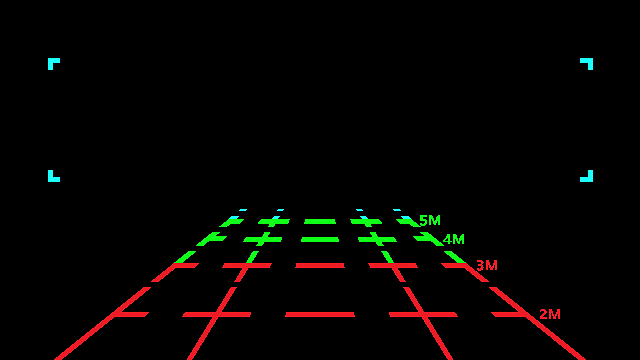
#> input picture iCan/iCan/BG.jpg, 640 x 360 px, given in place of the camera
$ python test_0610.py   (older library calls are emulated)
#> lines starting #> are read from the running program, lines starting #| are printed output that depends on the picture; after the words box and inside, x2 and y2 are one past the last pixel; in counts of white or black regions, pixels touching at a corner belong together
#coding=gbk

#from multiprocessing import Process, Queue
import numpy as np
import cv2
import camera_configs_1 as camera_configs
#import camera_configs_2 as camera_configs
import math

cv2.namedWindow("left", 0)
cv2.namedWindow("right", 0)
cv2.namedWindow("depth")
cv2.moveWindow("left", 0, 0)
cv2.moveWindow("right", 404, 0)
cv2.resizeWindow("left", 400, 300)
cv2.resizeWindow("right", 400, 300)
cv2.createTrackbar("num", "depth", 0, 10, lambda x: None)
cv2.createTrackbar("blockSize", "depth", 15, 255, lambda x: None)

camera1 = cv2.VideoCapture(0)
camera2 = cv2.VideoCapture(1)

# 设置分辨率800×600
camera1.set(3, 800)
camera1.set(4, 600)
camera2.set(3, 800)
camera2.set(4, 600)

# 添加点击事件，打印当前点的距离
def callbackFunc(e, x, y, f, p):
    if e == cv2.EVENT_LBUTTONDOWN:
        print(threeD[y][x])
        print(x)
        print(y)

cv2.setMouseCallback("depth", callbackFunc, None)

# 地面滤除
ground_filter = [
    36863, 34807, 32867, 31037, 29313,
    27689, 26160, 24721, 23368, 22096,
    20900, 19777, 18723, 17734, 16806,
    15936, 15121, 14357, 13641, 12971,
    12344, 11757, 11207, 10693, 10212,
    9762, 9341, 8947, 8579, 8234,
    7910, 7608, 7324, 7058, 6808,
    6573, 6352, 6145, 5949, 5765,
    5590, 5426, 5270, 5122, 4981,
    4848, 4720, 4599, 4483, 4372,
    4265, 4163, 4065, 3970, 3879,
    3791, 3706, 3624, 3544, 3467,
    3393, 3321, 3250, 3182, 3116,
    3052, 2990, 2930, 2872, 2815,
    2760, 2707, 2656, 2606, 2558,
    2511, 2466, 2422, 2381, 2340,
    2301, 2263, 2227, 2192, 2159,
    2126, 2095, 2065, 2036, 2008,
    1981, 1954, 1929, 1904, 1881,
    1857, 1835, 1812, 1791, 1769,
    1748, 1728, 1707, 1687, 1668,
    1648, 1629, 1610, 1591, 1573,
    1556, 1539, 1522, 1507, 1492,
    1479, 1467, 1458, 1450, 1444
]

# 数字降噪
digital_noise_reduction = np.zeros((160 * 120, 3),
    dtype = np.int16)

camera_swap_flag = False

while True:
    # 按下's'交换摄像头
    key = cv2.waitKey(1)
#> (key q is pressed here)
    if key == ord('s'):
        camera_swap_flag = not camera_swap_flag

    # 摄像头交换
    if camera_swap_flag:
        ret1, frame1 = camera2.read()
        ret2, frame2 = camera1.read()
    else:
        ret1, frame1 = camera1.read()
#> frame1 is the input picture: shape (360, 640, 3); mean B, G, R 1.7, 3.7, 5.4
        ret2, frame2 = camera2.read()

    if not ret1 or not ret2:
        break

    # 根据更正map对图片进行重构
    img1_rectified = cv2.remap(frame1, camera_configs.left_map1,
        camera_configs.left_map2, cv2.INTER_LINEAR)
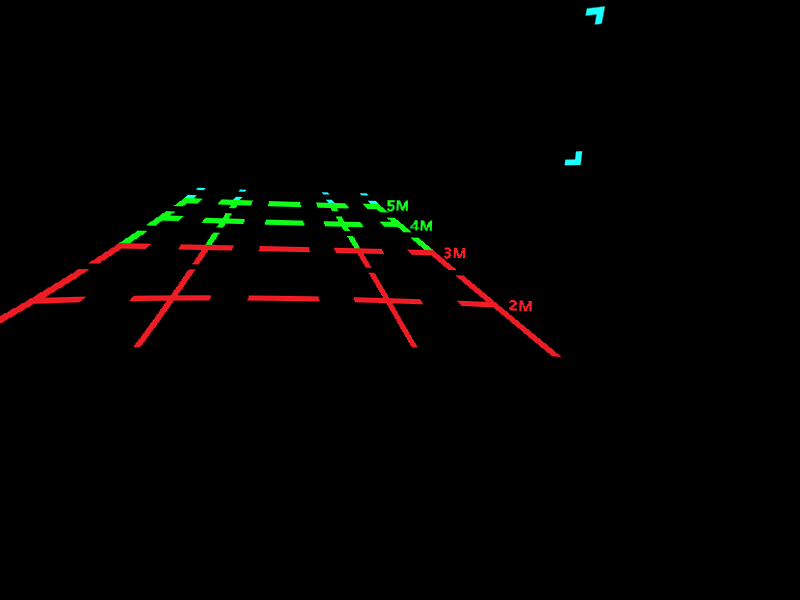
#> img1_rectified: shape (600, 800, 3); mean B, G, R 0.8, 2, 2.9
    img2_rectified = cv2.remap(frame2, camera_configs.right_map1,
        camera_configs.right_map2, cv2.INTER_LINEAR)

    # 将图片置为灰度图，为StereoBM作准备
    imgL = cv2.cvtColor(img1_rectified, cv2.COLOR_BGR2GRAY)
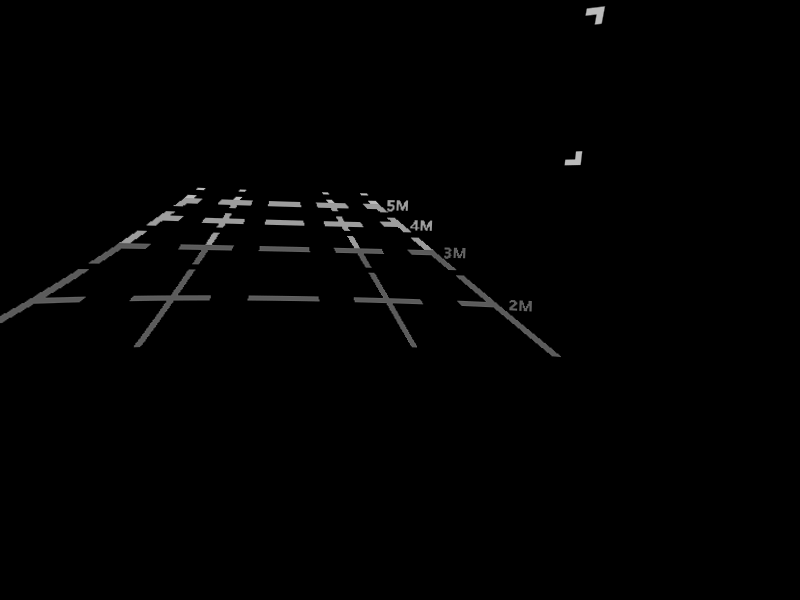
#> imgL: shape (600, 800); min 0, max 188, mean 2.1
    imgR = cv2.cvtColor(img2_rectified, cv2.COLOR_BGR2GRAY)
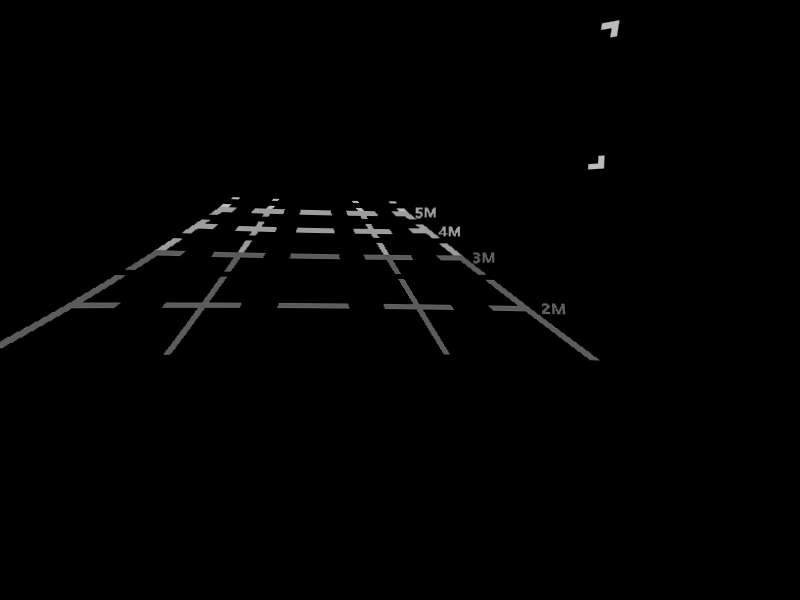
#> imgR: shape (600, 800); min 0, max 188, mean 2.1

    # 两个trackbar用来调节不同的参数查看效果
    num = cv2.getTrackbarPos("num", "depth")
    blockSize = cv2.getTrackbarPos("blockSize", "depth")
    if blockSize % 2 == 0:
        blockSize += 1
    if blockSize < 5:
        blockSize = 5

    # 根据Block Maching方法生成差异图
    stereo = cv2.StereoBM_create(numDisparities=16 * num, blockSize=blockSize)

    disparity = stereo.compute(imgL, imgR)
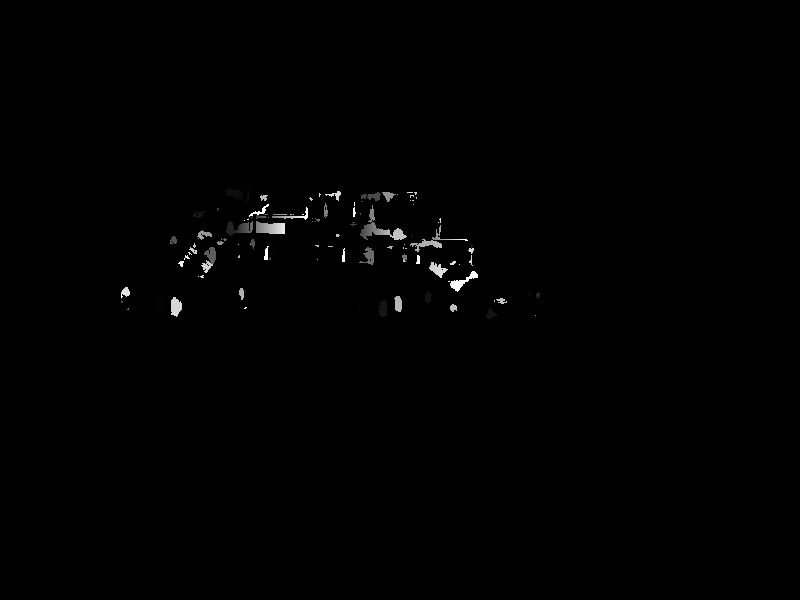
#> disparity: shape (600, 800) int16; min -16, max 1008, mean -11.1; drawn with min black and max white

    disp = cv2.normalize(disparity, disparity,
        alpha=0, beta=255, norm_type=cv2.NORM_MINMAX, dtype=cv2.CV_8U)

    # 将图片扩展至3d空间中，其z方向的值则为当前的距离
    threeD = cv2.reprojectImageTo3D(disparity.astype(np.float32) / 16.,
        camera_configs.Q)
#> threeD: shape (600, 800, 3) float32; 0.06% of the values are NaN or infinite; the others: min -19087.8, max 19213.9, mean -3922.8

    threeD = threeD.astype(np.int16)
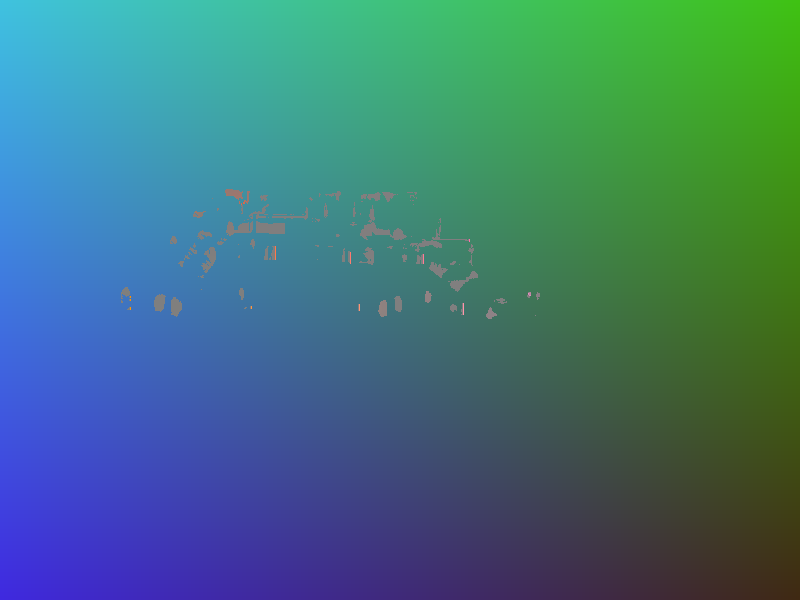
#> threeD: shape (600, 800, 3) int16; mean of channels 0, 1, 2 -853.6, -1395.4, -9510.8; drawn with min black and max white

    # 对threeD进行间隔5采样
    sampling_threeD = threeD[0 : 600 : 5, 0 : 800 : 5, 2]

    # 地面滤除
    for y in range(120):
        temp = sampling_threeD[y, :]
        temp[temp > ground_filter[y]] = -1
        #temp[temp > ground_filter[y]] = 26000

    # 将单位转换为厘米
    sampling_threeD = sampling_threeD / 10
    sampling_threeD[sampling_threeD > 1400] = 1400
    sampling_threeD[sampling_threeD < 0] = 1500
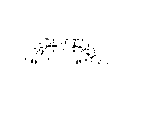
#> sampling_threeD: shape (120, 160) float64; min 0, max 1500, mean 1488.2; drawn with min black and max white
    # 转成无符号整型
    sampling_threeD = sampling_threeD.astype(np.uint16)

    # 采样
    sampling_result = sampling_threeD.copy()
    #sampling_result[sampling_result > 25000] = 0

    # 采样后效果显示
    sampling_result = sampling_result / 5.88
    cv2.namedWindow("interval sampling", 0)
    cv2.resizeWindow("interval sampling", 400, 300)
    cv2.moveWindow("interval sampling", 0, 335)
    sampling_result = sampling_result.astype(np.uint8)
    cv2.imshow("interval sampling", sampling_result)

    # 数字降噪
    dnr_temp = sampling_threeD.reshape(160 * 120, 1)
#> dnr_temp = 19200 values, max 1500 at index 0, min 0 at index 9472, mean 1488.2
    # 剔除过期数据
    digital_noise_reduction = digital_noise_reduction[:, 0 : 2]
    # 引入最新一帧
    digital_noise_reduction = np.concatenate((dnr_temp, digital_noise_reduction),
        axis = 1)
    dnr_multiframe = digital_noise_reduction.copy()
    # 对三帧图像的相同像素点处的距离进行排序
    dnr_multiframe.sort(axis = 1)
    # 取最小的距离进行判断
    dnr_mask = dnr_multiframe[:, 2]
#> dnr_mask has the same summary as dnr_temp
    # 取中值
    dnr_result = dnr_multiframe[:, 1]
#> dnr_result = 19200 values from 0 to 0
    dnr_result[dnr_mask > 1400] = 1500
    dnr_result = dnr_result.reshape(120, 160)
#> dnr_result: shape (120, 160) int32; values 0 (black) and 1500 (white), 99.2% white; black in thin lines or dots, all inside (x1, y1, x2, y2) = (25, 38, 108, 64)
    #dnr_result[dnr_result > 25000] = 0
    dnr_result_show = dnr_result.copy()

    # 数字降噪后效果显示
    dnr_result_show = dnr_result_show / 5.88
    cv2.namedWindow("digital noise reduction", 0)
    cv2.resizeWindow("digital noise reduction", 400, 300)
    cv2.moveWindow("digital noise reduction", 404, 335)
    dnr_result_show = dnr_result_show.astype(np.uint8)
    cv2.imshow("digital noise reduction", dnr_result_show)

    # 列排序
    dnr_result.sort(axis = 0)
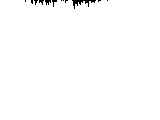
#> dnr_result: shape (120, 160) int32; values 0 (black) and 1500 (white), 99.2% white; 12 black regions (10 under 20 px), largest, box (x1, y1, x2, y2) and area: (72, 0, 96, 9) 78, (45, 0, 51, 5) 20
    distance_result = dnr_result[4, :]
#> distance_result = 160 values, max 1500 at index 0, min 0 at index 35, mean 1406.2
    distance_result = distance_result.reshape(160)

    #print(distance_result)

    cv2.namedWindow("sort by distance", 0)
    #cv2.resizeWindow("sort by distance", 400, 300)
    #cv2.moveWindow("sort by distance", 404, 335)
    distance_sort_show = dnr_result.copy()
    distance_sort_show = distance_sort_show / 5.88
    distance_sort_show = distance_sort_show.astype(np.uint8)
    cv2.imshow("sort by distance", distance_sort_show)

    cv2.imshow("left", img1_rectified)
    cv2.imshow("right", img2_rectified)
    cv2.imshow("depth", disp)

    key = cv2.waitKey(1)
#> (key q is pressed here)
    if key == ord("q"):
        break
    elif key == ord("s"):
        cv2.imwrite("./snapshot/BM_left.jpg", imgL)
        cv2.imwrite("./snapshot/BM_right.jpg", imgR)
        cv2.imwrite("./snapshot/BM_depth.jpg", disp)
